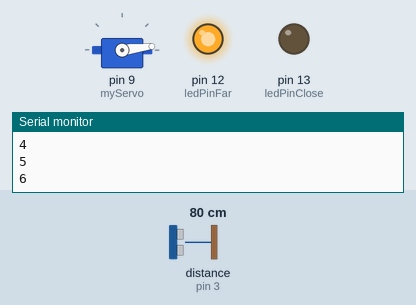
Simulated run of this sketch. Board: Arduino Uno, built with avr-gcc and run on an emulated ATmega328P. On the bench: servo, output pins drawn as LEDs (lit = HIGH), the last lines printed to the serial monitor. Wiring (inferred from the names in the program): ultrasonic range finder: trigger pin 4; echo pin 3. The test bench sets the inputs (shaded band); at power-on: distance to the obstacle (sensor on pin 3) 80 cm. The echo pulse lasts 58.3 µs per cm; pins used as bus, display or sensor lines are not drawn.

Above: at 1.2 s.
1.3 s: distance to the obstacle (sensor on pin 3) set to 12 cm
4.3 s: distance to the obstacle (sensor on pin 3) set to 9 cm
At 4.49 s:
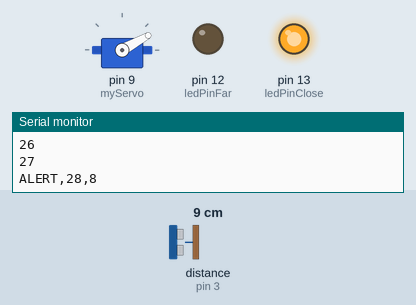
7.3 s: distance to the obstacle (sensor on pin 3) set to 18 cm
At 7.52 s:
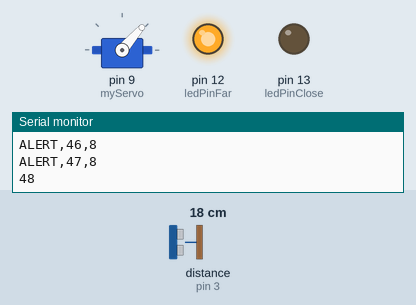
10.3 s: distance to the obstacle (sensor on pin 3) set to 2 cm
At 10.4 s:
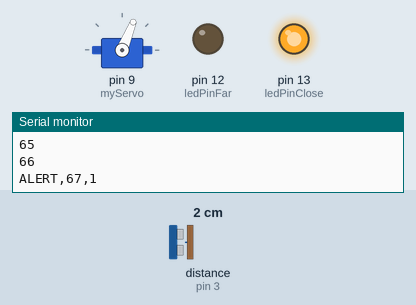
13.3 s: distance to the obstacle (sensor on pin 3) set to 35 cm
At 13.43 s:
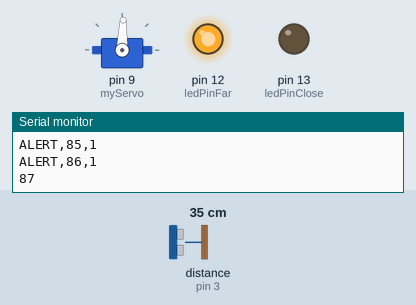
16.3 s: distance to the obstacle (sensor on pin 3) set to 4 cm
At 16.48 s:
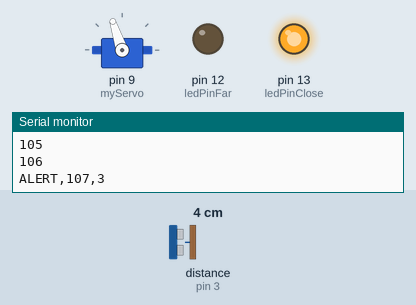
Timing chart, 0 to 22.8 s (numbered marks = the images above; inputs shaded):
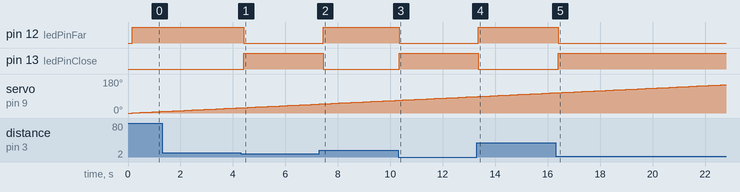

The sketch:

sketch_nov11b.ino
```cpp
#include <Servo.h>

const int trigPin = 4;
const int echoPin = 3;
const int ledPinClose = 13; // Red LED for distance < 10 cm
const int ledPinFar = 12;   // Blue LED for distance >= 10 cm

long duration;
int distance;
Servo myServo;

void setup()
{
  pinMode(trigPin, OUTPUT);
  pinMode(echoPin, INPUT);
  pinMode(ledPinClose, OUTPUT);
  pinMode(ledPinFar, OUTPUT);
  Serial.begin(9600);
  myServo.attach(9);
}

void loop()
{
  // Sweep from 0 to 180 degrees
  for (int angle = 0; angle <= 180; angle++)
  {
    myServo.write(angle);       // Move the servo to the current angle
    delay(150);                  // Small delay for servo to reach position
    distance = calculateDistance();

    if (distance < 10)
    {
      digitalWrite(ledPinClose, HIGH); // Turn on the red LED
      digitalWrite(ledPinFar, LOW);    // Turn off the blue LED
      Serial.print("ALERT,");
      Serial.print(angle);
      Serial.print(",");
      Serial.println(distance);
    }
    else
    {
      digitalWrite(ledPinClose, LOW); // Turn off the red LED
      digitalWrite(ledPinFar, HIGH);  // Turn on the blue LED
      Serial.println(angle);         // Print only the angle
    }
  }

  // Sweep back from 180 to 0 degrees
  for (int angle = 180; angle >= 0; angle--)
  {
    myServo.write(angle);
    delay(150);
    distance = calculateDistance();

    if (distance < 10)
    {
      digitalWrite(ledPinClose, HIGH); // Turn on the red LED
      digitalWrite(ledPinFar, LOW);    // Turn off the blue LED
      Serial.print("ALERT,");
      Serial.print(angle);
      Serial.print(",");
      Serial.println(distance);
    }
    else
    {
      digitalWrite(ledPinClose, LOW); // Turn off the red LED
      digitalWrite(ledPinFar, HIGH);  // Turn on the blue LED
      Serial.println(angle);         // Print only the angle
    }
  }
}

int calculateDistance()
{
  digitalWrite(trigPin, LOW);
  delayMicroseconds(2);
  digitalWrite(trigPin, HIGH);
  delayMicroseconds(10);
  digitalWrite(trigPin, LOW);

  duration = pulseIn(echoPin, HIGH);
  int distance = duration * 0.034 / 2;
  return distance;
}
```

Measured:
- the behaviour switches between 11 and 10 cm on distance to the obstacle (sensor on pin 3) (found by bisection; images 0 and 1)
- after the input at 4.3 s, pin 12 (ledPinFar): HIGH → LOW after 0.12 s; pin 13 (ledPinClose): LOW → HIGH after 0.12 s
- after the input at 7.3 s, pin 12 (ledPinFar): LOW → HIGH after 0.15 s; pin 13 (ledPinClose): HIGH → LOW after 0.15 s
- after the input at 10.3 s, pin 12 (ledPinFar): HIGH → LOW at once; pin 13 (ledPinClose): LOW → HIGH at once
- after the input at 13.3 s, pin 12 (ledPinFar): LOW → HIGH after 0.05 s; pin 13 (ledPinClose): HIGH → LOW after 0.05 s
- after the input at 16.3 s, pin 12 (ledPinFar): HIGH → LOW after 0.11 s; pin 13 (ledPinClose): LOW → HIGH after 0.11 s
